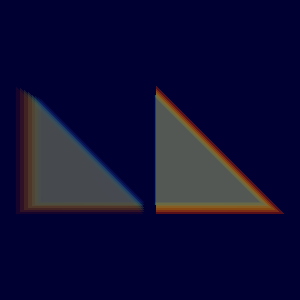

Recreate this plot in Python.
#!/usr/bin/env python

# Import a glTF GLB file with alpha/opacity and render.

import os

import vtkmodules.vtkInteractionStyle  # noqa: F401
import vtkmodules.vtkRenderingFreeType  # noqa: F401
import vtkmodules.vtkRenderingOpenGL2  # noqa: F401

from vtkmodules.vtkIOImport import vtkGLTFImporter
from vtkmodules.vtkRenderingCore import (
    vtkRenderWindow,
    vtkRenderWindowInteractor,
    vtkRenderer,
)

# Source
data_dir = os.environ.get("VPE_DATA_DIR", os.path.dirname(os.path.abspath(__file__)))

# Import glTF
gltf_importer = vtkGLTFImporter()
gltf_importer.SetFileName(os.path.join(data_dir, "glTF", "alpha.glb"))
gltf_importer.ImportArmatureOn()
gltf_importer.SetCamera(-1)

# Renderer
renderer = vtkRenderer()
renderer.SetBackground(0.0, 0.0, 0.2)

# Render window
render_window = vtkRenderWindow()
render_window.AddRenderer(renderer)
render_window.SetWindowName("gltf importer opacity")
render_window.SetMultiSamples(0)
render_window.SetSize(300, 300)

# Interactor
interactor = vtkRenderWindowInteractor()
interactor.SetRenderWindow(render_window)

gltf_importer.SetRenderWindow(render_window)
gltf_importer.Update()

interactor.Initialize()
interactor.Start()
